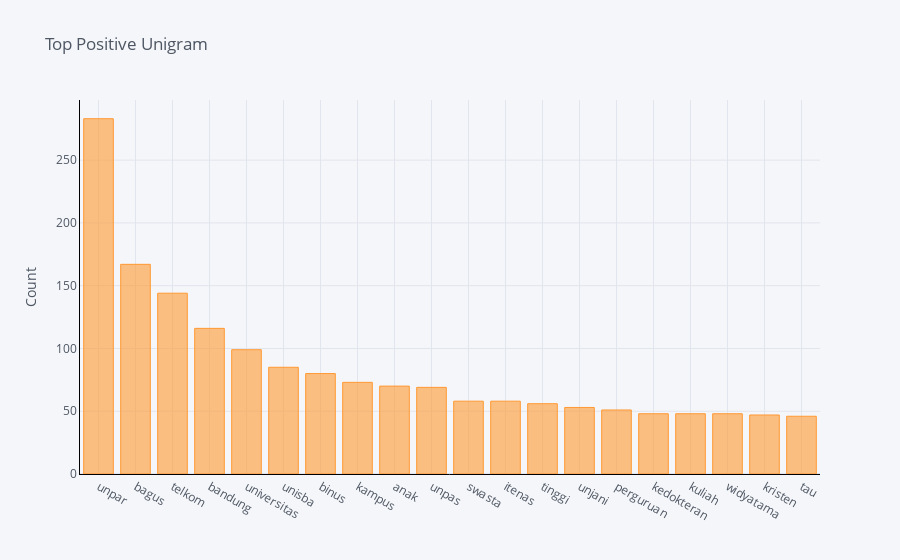

The notebook cell this image was saved under:
### Code cell
positive_df_unigram.groupby('New_Text').sum()['count'].sort_values(ascending=False).iplot(
    kind='bar', yTitle='Count', linecolor='black', title='Top Positive Unigram')
positive_df_bigram.groupby('New_Text').sum()['count'].sort_values(ascending=False).iplot(
    kind='bar', yTitle='Count', linecolor='black', title='Top Positive Bigram')
positive_df_trigram.groupby('New_Text').sum()['count'].sort_values(ascending=False).iplot(
    kind='bar', yTitle='Count', linecolor='black', title='Top Positive Trigram')

### Figure 1 — Plotly figure (JSON) as saved in the notebook; plotly's stock layout.template omitted (floating-point values rounded to 4 significant figures)
{"data": [{"marker": {"color": "rgba(255, 153, 51, 0.6)", "line": {"color": "rgba(255, 153, 51, 1.0)", "width": 1}}, "name": "count", "orientation": "v", "text": "", "type": "bar", "x": ["unpar", "bagus", "telkom", "bandung", "universitas", "unisba", "binus", "kampus", "anak", "unpas", "swasta", "itenas", "tinggi", "unjani", "perguruan", "kedokteran", "kuliah", "widyatama", "kristen", "tau"], "y": [283, 167, 144, 116, 99, 85, 80, 73, 70, 69, 58, 58, 56, 53, 51, 48, 48, 48, 47, 46]}], "layout": {"legend": {"bgcolor": "#F5F6F9", "font": {"color": "#4D5663"}}, "paper_bgcolor": "#F5F6F9", "plot_bgcolor": "#F5F6F9", "title": {"font": {"color": "#4D5663"}, "text": "Top Positive Unigram"}, "xaxis": {"gridcolor": "#E1E5ED", "linecolor": "black", "showgrid": true, "tickfont": {"color": "#4D5663"}, "title": {"font": {"color": "#4D5663"}, "text": ""}, "zerolinecolor": "#E1E5ED"}, "yaxis": {"gridcolor": "#E1E5ED", "linecolor": "black", "showgrid": true, "tickfont": {"color": "#4D5663"}, "title": {"font": {"color": "#4D5663"}, "text": "Count"}, "zerolinecolor": "#E1E5ED"}}}
